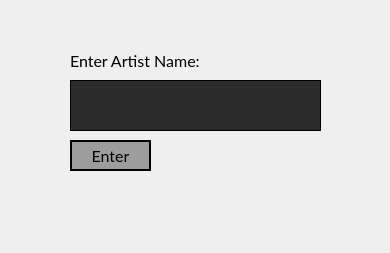
<?xml version="1.0" encoding="UTF-8"?>
<ui version="4.0">
 <class>Artist_name_enter</class>
 <widget class="QDialog" name="Artist_name_enter">
  <property name="geometry">
   <rect>
    <x>0</x>
    <y>0</y>
    <width>390</width>
    <height>253</height>
   </rect>
  </property>
  <property name="minimumSize">
   <size>
    <width>390</width>
    <height>253</height>
   </size>
  </property>
  <property name="maximumSize">
   <size>
    <width>390</width>
    <height>253</height>
   </size>
  </property>
  <property name="font">
   <font>
    <family>Lato</family>
    <pointsize>10</pointsize>
   </font>
  </property>
  <property name="windowTitle">
   <string>Dialog</string>
  </property>
  <widget class="QLabel" name="EnterArtistName">
   <property name="geometry">
    <rect>
     <x>70</x>
     <y>40</y>
     <width>151</width>
     <height>41</height>
    </rect>
   </property>
   <property name="font">
    <font>
     <family>Lato</family>
     <pointsize>12</pointsize>
    </font>
   </property>
   <property name="text">
    <string>Enter Artist Name:</string>
   </property>
  </widget>
  <widget class="QLineEdit" name="ArtistNameBox">
   <property name="geometry">
    <rect>
     <x>70</x>
     <y>80</y>
     <width>251</width>
     <height>51</height>
    </rect>
   </property>
   <property name="styleSheet">
    <string notr="true">
background-color: rgb(43, 43, 43);
border-style: solid;
border-color: black;
border-width: 1px;
border-radius:50px;
color: white;


</string>
   </property>
  </widget>
  <widget class="QPushButton" name="EnterButton">
   <property name="geometry">
    <rect>
     <x>70</x>
     <y>140</y>
     <width>81</width>
     <height>31</height>
    </rect>
   </property>
   <property name="font">
    <font>
     <family>Segoe UI</family>
     <pointsize>12</pointsize>
    </font>
   </property>
   <property name="styleSheet">
    <string notr="true">QPushButton{
	background-color: rgb(157, 157, 157);
	border-style: solid;
 	border-width:2px;
 	border-radius:50px;
 	border-color: black;
	color: black;
}

QPushButton::pressed{
	background-color: rgb(54, 54, 54);
	border-style: solid;
	border-width:2px;
	border-radius:50px;
	border-color: black;
	color: black;
}</string>
   </property>
   <property name="text">
    <string>Enter</string>
   </property>
  </widget>
 </widget>
 <resources/>
 <connections/>
</ui>
